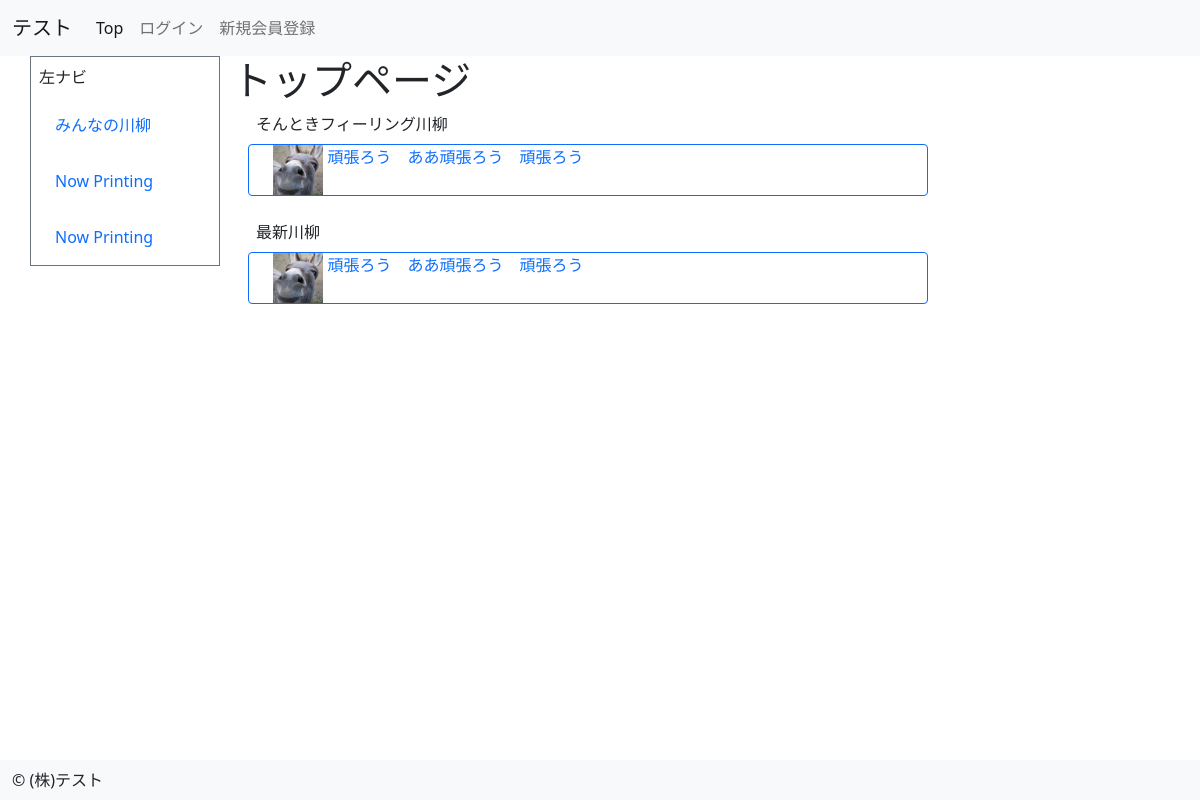
The page / on the database its author committed.
### senryu/models.py (models this page shows)
class Senryu(models.Model):
    uid = models.IntegerField(null=True, verbose_name="uid")
    name = models.CharField(max_length=30, default='', verbose_name="雅号")
    ku1 = models.CharField(max_length=30, null=False, blank=False, verbose_name="初句")
    ku2 = models.CharField(max_length=30, null=False, blank=False, verbose_name="二句")
    ku3 = models.CharField(max_length=30, null=False, blank=False, verbose_name="結句")
    comment = models.TextField(null=True, verbose_name="コメント")
    delete_flag = models.BooleanField(default=False, verbose_name="削除フラグ")
    created = models.DateTimeField(auto_now_add=True, verbose_name="投稿日時")
    updated= models.DateTimeField(auto_now=True, verbose_name="更新日")
    class Meta:
        db_table = 'senryu'
        verbose_name = "川柳"
        verbose_name_plural = "川柳"

### top/views.py (the view)
# urls.py: path('', views.index, name='index'),
def index(request):
    context = {}
    '''if 'member' in request.session:
        print('セッションは存在します')
        pprint(vars(request.session['member']))
        pprint(request.session['member'].email)
    else:
        print('セッションは存在しません')'''
    senryu_random = Senryu.objects.filter(delete_flag = 0).order_by('?')[:1]
    if senryu_random:
        context['senryu_random'] = senryu_random[0]
    senryu_new = Senryu.objects.filter(delete_flag = 0).order_by('-created')[:1]
    if senryu_new:
        context['senryu_new'] = senryu_new[0]
    return render(request, 'top/index.html', context)

### templates/top/index.html (shortened to what this page needs)
{% extends '../common/base/default.html' %}
{% block content %}
<h1>トップページ</h1>
<div class="container">
    <div class="row">
        <div class="col-md-12">
            <div>そんときフィーリング川柳</div>
        </div>
    </div>
    <a class="nav-link" href="{% url "senryu:index" %}">
    <div class="row">
    <div class="form-group row border border-primary rounded-start rounded-end">
        <div class="col-md-1">
            <img src="/static/donkey.jpg" with="50" height="50">
        </div>
        <div class="col-md-11">
            {% if senryu_random %}
            {{ senryu_random.ku1 }}　{{ senryu_random.ku2 }}　{{ senryu_random.ku3 }}
            {% else %}
            なかった…(T_T)
            {% endif %}
        </div>
    </div>
    </div>
    </a>
    <div class="row">
        <div class="col-md-12">
            <div>最新川柳</div>
        </div>
    </div>
    <a class="nav-link" href="{% url "senryu:index" %}">
    <div class="row">
    <div class="form-group row border border-primary rounded-start rounded-end">
        <div class="col-md-1">
            <img src="/static/donkey.jpg" with="50" height="50">
        </div>
        <div class="col-md-11">
            {% if senryu_new %}
            {{ senryu_new.ku1 }}　{{ senryu_new.ku2 }}　{{ senryu_new.ku3 }}
            {% else %}
            なかった…(T_T)
            {% endif %}
        </div>
    </div>
    </div>
    </a>
 </div>
{% endblock %}

### rows shown on the page
Senryu: ku1 "頑張ろう", ku2 "ああ頑張ろう", ku3 "頑張ろう"
